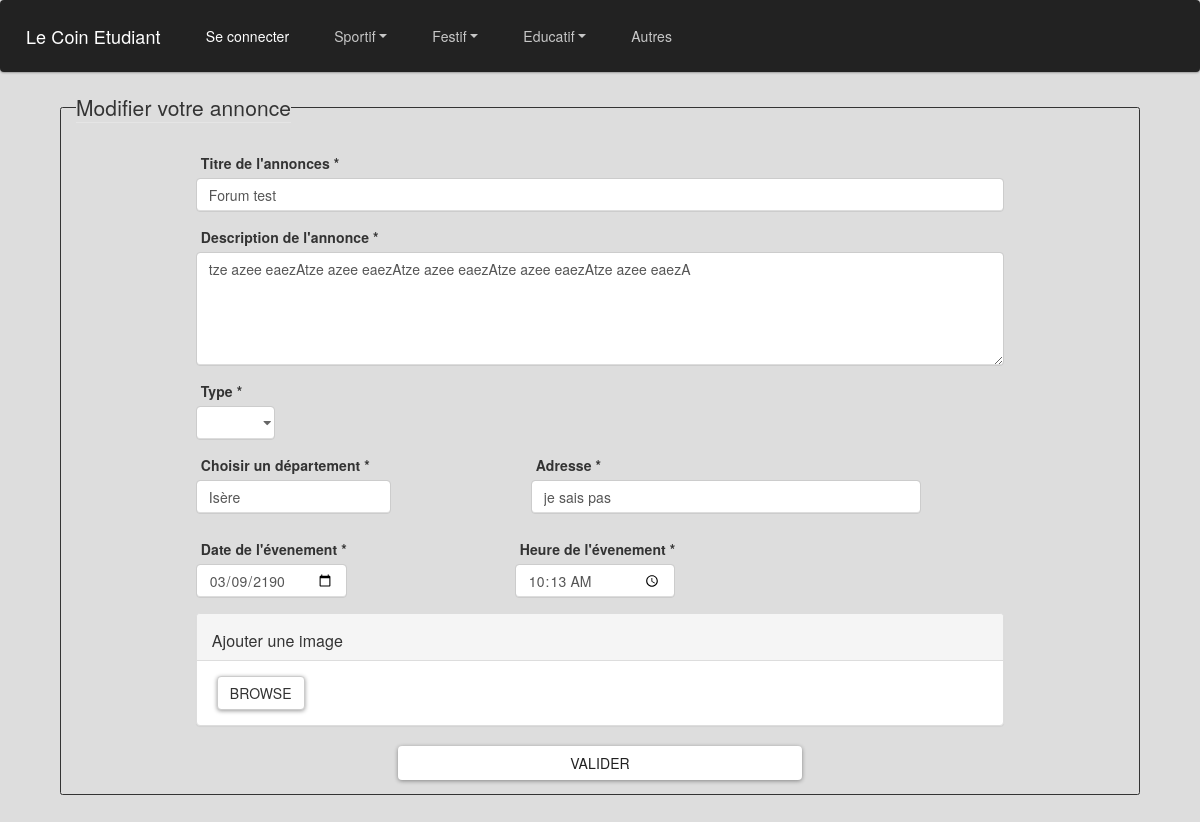
/controleur/ModifAnnonce.ctrl.php?id=6, run on an earlier commit of the app's database.
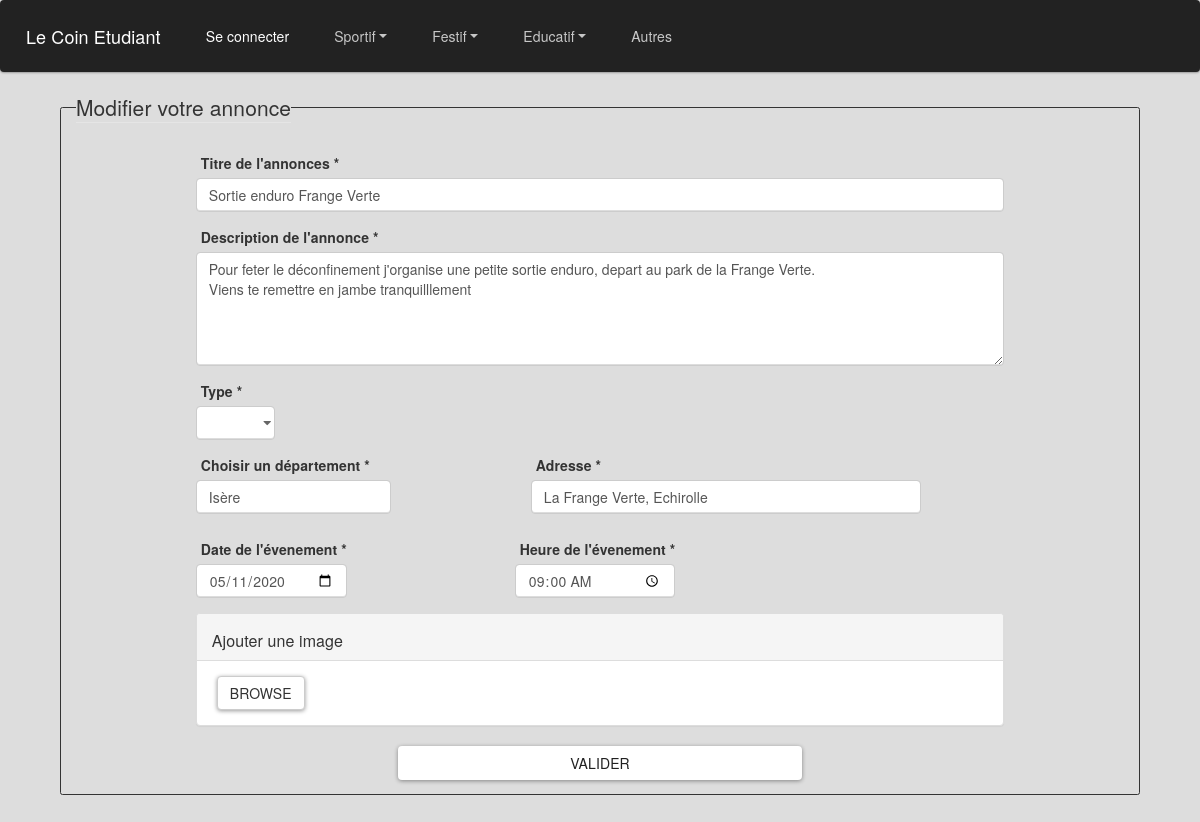
And on a later commit of the database.
### tables this page shows
CREATE TABLE "annonce" (
	"id"	INTEGER,
	"idClient"	INTEGER,
	"type"	TEXT,
	"categorie"	TEXT,
	"sousCategorie"	TEXT,
	"titre"	TEXT,
	"contenu"	TEXT,
	"adresse"	TEXT,
	"nbParticipant"	INTEGER,
	"nbInteresse"	INTEGER,
	"departement"	TEXT,
	"datePrevu"	TEXT,
	"heurePrevu"	TEXT,
	"dateHeure"	TEXT,
	PRIMARY KEY("id"),
	FOREIGN KEY("idClient") REFERENCES "client"("id"),
	FOREIGN KEY("categorie") REFERENCES "categorie"("id")
);

### controleur/ModifAnnonce.ctrl.php (called while the page is built, shortened)
<?php
include_once("../modele/DAO.class.php");
$annonce = $dao->getAnnonceById($_GET["id"]);
$format_basique = $annonce->datePrevu;
$Date = date("Y-m-d", strtotime($format_basique));
include('../vue/ModifAnnonceview.php');
?>

### modele/DAO.class.php (called while the page is built, shortened)
<?php
class DAO
{
  private $db;
  function __construct()
  {
    try {
      $this->db = new PDO('sqlite:../modele/data/data.db');
    } catch (Exception $e) {
      die("erreur de connexion:".$e->getMessage());
    }
  }
  function getAnnonceById(int $id): Annonce{
    $requ="SELECT * FROM annonce WHERE id='$id'";
    $res = $this->db->query($requ);
    $result = $res->fetchAll(PDO::FETCH_CLASS|PDO::FETCH_PROPS_LATE, "Annonce");
    return $result[0];
  }
}
$dao = new DAO();
?>

### vue/ModifAnnonceview.php (the view, shortened to what this page needs)
<!DOCTYPE html>
<html lang="en" dir="ltr">
<head>
  <link rel="stylesheet" href="../vue/css/bootstrap.min.css">
  <link rel="stylesheet" href="../vue/css/Annoncesview.css">
  <link rel="stylesheet" href="../vue/css/AjoutAnnonceview.css">
  <link rel="stylesheet" href="../vue/css/Header.css">
  <link rel="stylesheet" href='../vue/css/jquery.flipster.css'>
  <link rel="stylesheet" href="../vue/css/bootstrap-imageupload.css">
  <link href="https://maxcdn.bootstrapcdn.com/bootstrap/3.3.7/css/bootstrap.min.css" rel="stylesheet">
</head>
<body>
  <header>
    <?php include('header.php') ?>
  </header>
  <body>
    <fieldset class="container border-10 rounded" style="width:90%;margin-bottom:7em;">
      <legend  class="w-auto">Modifier votre annonce</legend>
      <form class="container" style="width:80%; margin-top:10px" action="../controleur/ModifAnnonce.ctrl.php?id=<?=$annonce->id?>" method="POST" enctype="multipart/form-data" >
        <div class="justify-content-center">
          <div class="form-group">
            <label for="titreAnnonce">Titre de l'annonces *</label>
            <input type="text" class="form-control" name="titre" id="titreAnnonce" placeholder="Saisissez un titre clair pour votre annonce." maxlength="60" value="<?= $annonce->titre ?>" required>
          </div>
          <div class="form-group">
            <label for="descriptionTextArea">Description de l'annonce * </label>
            <textarea class="form-control" name="contenu" id="descritionAnnonce" rows="5" placeholder="Saississez une description précise afin de mettre en valeur votre annonce." minlength="10" maxlength="500" required><?= $annonce->contenu ?> </textarea>
          </div>
          <div class="row">
            <div class="form-group" style="margin-left:15px;margin-right:30px;">
              <label for="type">Type *</label>
              <select class="form-control" id="categorieAnnonce" name="type" onChange="addSelectedCat(this);" style="width:150%;" required>
                <option value=""></option>
                <option value="<?=$annonce->type?>"> <?= ucfirst($annonce->type) ?> </option>
              </select>
            </div>
          </div>
          <div class="row">
            <div class="form-group" style="margin-right:10em; margin-left:15px;">
              <label for="DepartementInput"> Choisir un département * </label>
              <div class="autocomplete">
                <input type="text" class="form-control inputFiltre" id="myInput" name="departement" value="<?= $annonce->departement ?>" autocomplete="off" placeholder="Commencer à écrire pour avoir des propositions" required maxlength="35">
              </div>
            </div>
            <div class="form-group">
              <label for="DepartementInput"> Adresse * </label>
              <input type="text" class="form-control" name="adresse" value="<?=$annonce->adresse?>" placeholder="Saisissez l'adresse de l'évenement" style="width:200%;" required>
            </div>
          </div>
          <div class="row">
            <div class="form-group" style="margin-right:12em; margin-left:15px;">
              <label for="date-input"> Date de l'évenement *</label>
              <input class="form-control" type="date" name="datePrevu" value="<?=$Date?>" required>
            </div>
            <div class="form-group">
              <label for="heure-input"> Heure de l'évenement *</label>
              <input class="form-control" type="time" name="heurePrevu" value="<?=$annonce->heurePrevu?>" required>
            </div>
          </div>
          <div class="imageupload panel panel-default">
            <div class="panel-heading clearfix">
              <h3 class="panel-title pull-left">Ajouter une image</h3>
            </div>
            <div class="file-tab panel-body">
              <label class="btn btn-default btn-file">
                <span>Browse</span>
              </label>
            </div>
          </div>
          <div class="text-center" style="margin-bottom:1em;">
            <button class="btn btn-light" style="width:50%;" name="updatesubmit" type="submit" id="contact-submit" value"submit">Valider</button>
          </div>
        </form>
      </fieldset>
    </body>
  </body>
  </html>

What changed in the data, as far as the page shows it:
changed annonce "Isère": titre "Forum test" → "Sortie enduro Frange Verte"; contenu "tze azee eaezAtze azee eaezAtze azee eaezAtze azee eaezAtze azee eaezA" → "Pour feter le déconfinement j'organise une petite sortie enduro, depart au park de la Frange Verte. Viens te remettre en jambe tranquilllement"; adresse "je sais pas" → "La Frange Verte, Echirolle"; datePrevu "03/09/2190" → "05/11/2020"; heurePrevu "10:13" → "09:00"
